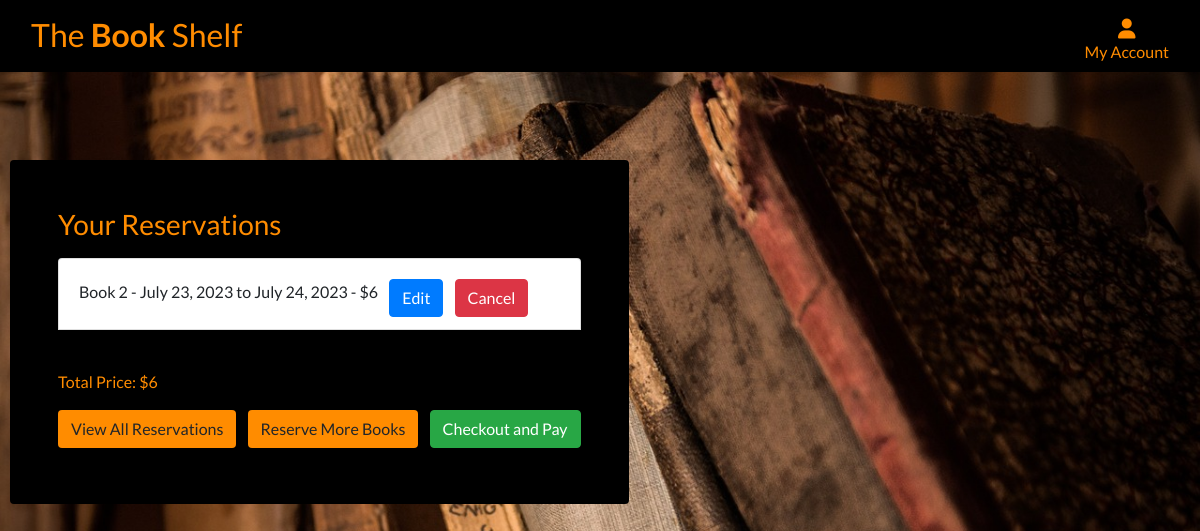
The app's page /rental/user_reservations/ (signed in) with its own data.
### rental/models.py (models this page shows, shortened)
class Reservation(models.Model):
    book = models.ForeignKey(Book, on_delete=models.CASCADE)
    user = models.ForeignKey(User, on_delete=models.CASCADE)
    start_date = models.DateField()
    end_date = models.DateField()
    is_checked_out = models.BooleanField(default=False)

class Book(models.Model):
    title = models.CharField(max_length=200)
    author = models.CharField(max_length=100)
    description = models.TextField()
    image = models.ImageField(blank=True, null=True)

### rental/views.py (the view)
# urls.py: path('user_reservations/', views.user_reservations, name='user_reservations'),
@login_required
def user_reservations(request):
    user = request.user
    reservations = Reservation.objects.filter(user=user, is_checked_out=False)
    total_price = 0
    for reservation in reservations:
        num_days = (reservation.end_date - reservation.start_date).days + 1
        reservation.price = num_days * 3
        total_price += reservation.price
    return render(request, 'rental/user_reservations.html', {'reservations': reservations, 'total_price': total_price})

### rental/templates/rental/user_reservations.html (shortened to what this page needs)
{% extends 'base.html' %}
{% block content %}
<div class="container header-container "></div>
    <div class="black-bg rounded p-5">
        <h3 class="orange-text mb-3">Your Reservations</h3>
        <ul class="list-group mb-3">
            {% for reservation in reservations %}
                <li class="list-group-item ">
                    {{ reservation.book.title }} - {{ reservation.start_date }} to {{ reservation.end_date }}
                    - ${{ reservation.price }}
                    <a href="{% url 'edit_reservation' reservation.pk %}" class="btn btn-primary  ml-2 mt-2">Edit</a>
                    <a href="{% url 'cancel_reservation' reservation.pk %}" class="btn btn-danger  ml-2 mt-2">Cancel</a>
                </li><br>
            {% empty %}
                <li class="list-group-item ">You have no reservations.</li>
            {% endfor %}
        </ul>
        <p class="orange-text">Total Price: ${{ total_price }}</p>
        <a class="btn orange-color mb-2" href="{% url 'all_reservations' %}">View All Reservations</a>
        <a class="btn orange-color ml-2 mb-2" href="{% url 'book_list' %}">Reserve More Books</a>
        <a class="btn btn-success ml-2 mb-2" href="{% url 'checkout' %}">Checkout and Pay</a>
    </div>
{% endblock %}

### static/css/base.css (style rules this page uses)
html { height: 100%; }
body { background: url('/media/homepage_background.jpg') no-repeat center center; background-color: black; background-size: cover; height: auto; font-family: 'Lato'; }
.black-bg { background-color: rgb(0, 0, 0); border-radius: 10px; width: fit-content; margin: 10px; padding: 10px; }
.orange-color { background-color: rgb(255, 140, 0); }
.nav-text, .orange-text { color: rgb(255, 140, 0); }
.header-container { padding-top: 150px; }

### records on screen
Reservation: book "Book 2", start_date "July 23, 2023", end_date "July 24, 2023", price "6"

### other values on screen
{{ total_price }} "6"
